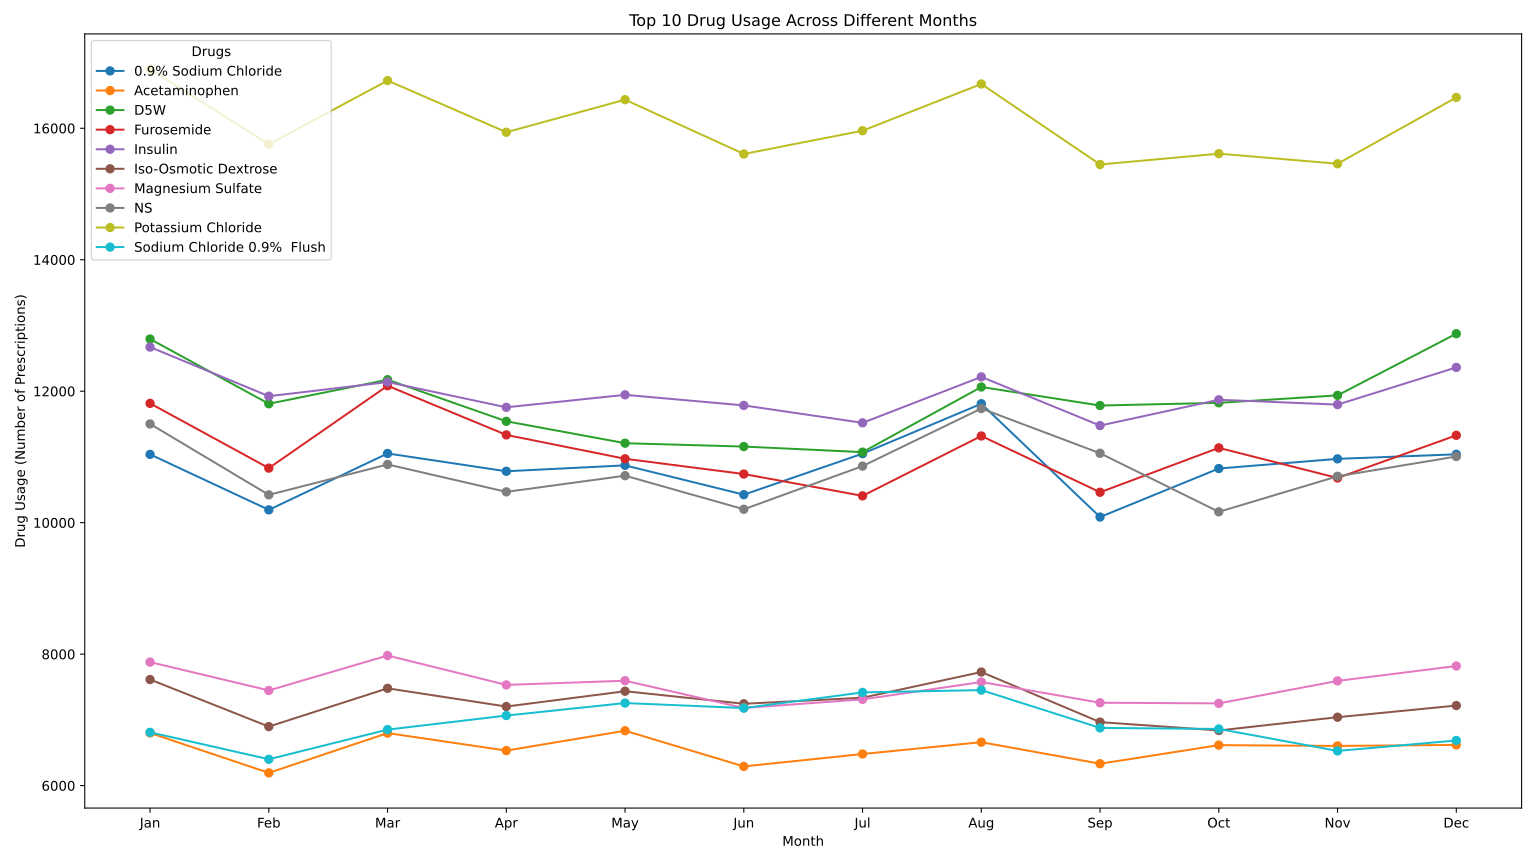

Source code (Python):
import pandas as pd
import matplotlib.pyplot as plt

# Load the PRESCRIPTIONS dataset

# Clean the DRUG column
pre['DRUG'] = pre['DRUG'].str.strip().dropna()

# Ensure STARTDATE is in datetime format
pre['STARTDATE'] = pd.to_datetime(pre['STARTDATE'], errors='coerce')

# Drop rows where STARTDATE could not be converted to datetime
pre = pre.dropna(subset=['STARTDATE'])

# Extract the month from STARTDATE
pre['MONTH'] = pre['STARTDATE'].dt.strftime('%b')  # Use %b to get short month names (Jan, Feb, etc.)

# Find the top 5 drugs overall (all-time)
top_drugs = pre['DRUG'].value_counts().nlargest(10).index

# Filter the data to keep only the top 5 drugs
top_drug_data = pre[pre['DRUG'].isin(top_drugs)]

# Group the data by month and drug, and count the number of prescriptions for each drug per month
monthly_usage = top_drug_data.groupby(['MONTH', 'DRUG']).size().unstack(fill_value=0)

# Ensure that months appear in order (Jan, Feb, ..., Dec)
month_order = ['Jan', 'Feb', 'Mar', 'Apr', 'May', 'Jun', 'Jul', 'Aug', 'Sep', 'Oct', 'Nov', 'Dec']
monthly_usage = monthly_usage.reindex(month_order)

# Plot the results
fig, ax = plt.subplots(figsize=(16, 9))

# Plot the usage for the top 10 drugs across different months
for drug in monthly_usage.columns:
    ax.plot(monthly_usage.index, monthly_usage[drug], marker='o', label=f'{drug}')

ax.set_xlabel('Month')
ax.set_ylabel('Drug Usage (Number of Prescriptions)')
ax.legend(loc='upper left', title='Drugs')
plt.title('Top 10 Drug Usage Across Different Months')
plt.tight_layout()
plt.savefig("drug-month.svg", format="svg")
plt.show()
